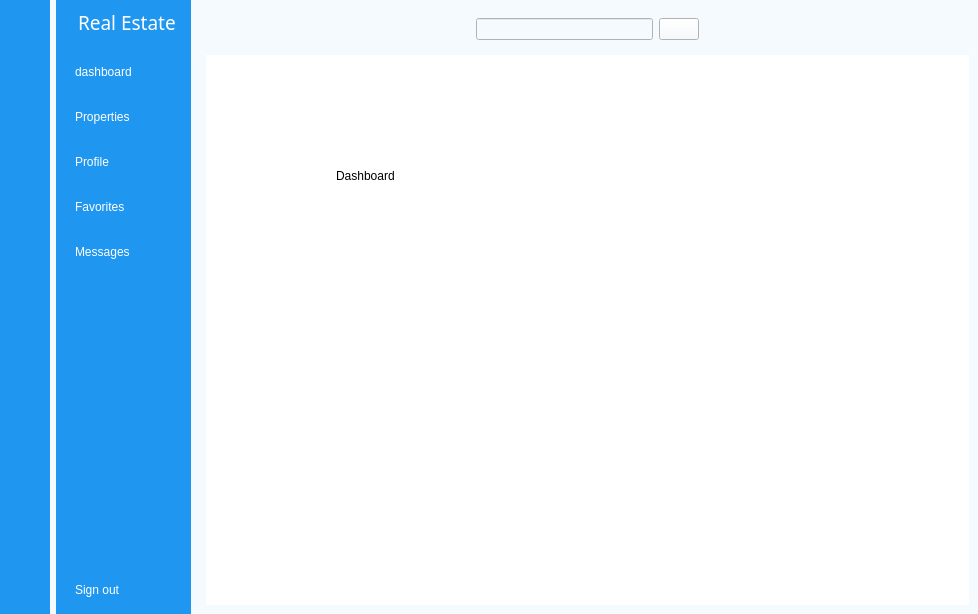
<?xml version="1.0" encoding="UTF-8"?>
<ui version="4.0">
 <class>AgentMenu</class>
 <widget class="QMainWindow" name="AgentMenu">
  <property name="geometry">
   <rect>
    <x>0</x>
    <y>0</y>
    <width>978</width>
    <height>614</height>
   </rect>
  </property>
  <property name="windowTitle">
   <string>MainWindow</string>
  </property>
  <property name="styleSheet">
   <string notr="true">background-color: rgb(245, 250, 254);</string>
  </property>
  <widget class="QWidget" name="centralwidget">
   <layout class="QGridLayout" name="gridLayout">
    <property name="leftMargin">
     <number>0</number>
    </property>
    <property name="topMargin">
     <number>0</number>
    </property>
    <property name="rightMargin">
     <number>0</number>
    </property>
    <property name="bottomMargin">
     <number>0</number>
    </property>
    <item row="0" column="0">
     <widget class="QWidget" name="icon_name_widget_2" native="true">
      <property name="styleSheet">
       <string notr="true">QWidget{
	
	background-color: rgb(31, 150, 239);
}

QPushButton{
	color:white;
	height:30px;
	border:none;
	font: 10pt &quot;PT Root UI&quot;;
	border-radius:10px
}

QPushButton:checked{
	background-color:#f5fafe;
	color:#1f95ef;
	font-weight:bold
	
}</string>
      </property>
      <layout class="QVBoxLayout" name="verticalLayout_3">
       <item>
        <layout class="QHBoxLayout" name="horizontalLayout_3">
         <item>
          <widget class="QLabel" name="label_4">
           <property name="text">
            <string/>
           </property>
           <property name="pixmap">
            <pixmap resource="res.qrc">:/white/icons/white/home.svg</pixmap>
           </property>
          </widget>
         </item>
        </layout>
       </item>
       <item>
        <layout class="QVBoxLayout" name="verticalLayout">
         <property name="spacing">
          <number>15</number>
         </property>
         <property name="topMargin">
          <number>15</number>
         </property>
         <item>
          <widget class="QPushButton" name="btn_dashboard1">
           <property name="text">
            <string/>
           </property>
           <property name="icon">
            <iconset resource="res.qrc">
             <normaloff>:/icons2/icons/icon2/dashboard_white.png</normaloff>
             <normalon>:/icons2/icons/icon2/dashboard.png</normalon>:/icons2/icons/icon2/dashboard_white.png</iconset>
           </property>
           <property name="checkable">
            <bool>true</bool>
           </property>
           <property name="autoExclusive">
            <bool>true</bool>
           </property>
          </widget>
         </item>
         <item>
          <widget class="QPushButton" name="btn_properties1">
           <property name="text">
            <string/>
           </property>
           <property name="icon">
            <iconset resource="res.qrc">
             <normaloff>:/white/icons/white/search.svg</normaloff>
             <normalon>:/icons2/icons/icon2/iconizer-search.svg</normalon>:/white/icons/white/search.svg</iconset>
           </property>
           <property name="checkable">
            <bool>true</bool>
           </property>
           <property name="autoExclusive">
            <bool>true</bool>
           </property>
          </widget>
         </item>
         <item>
          <widget class="QPushButton" name="btn_profile1">
           <property name="text">
            <string/>
           </property>
           <property name="icon">
            <iconset resource="res.qrc">
             <normaloff>:/icons2/icons/icon2/profile_white.png</normaloff>
             <normalon>:/icons2/icons/icon2/profile.png</normalon>:/icons2/icons/icon2/profile_white.png</iconset>
           </property>
           <property name="checkable">
            <bool>true</bool>
           </property>
           <property name="autoExclusive">
            <bool>true</bool>
           </property>
          </widget>
         </item>
         <item>
          <widget class="QPushButton" name="btn_favorites1">
           <property name="text">
            <string/>
           </property>
           <property name="icon">
            <iconset resource="res.qrc">
             <normaloff>:/white/icons/white/heart.svg</normaloff>
             <normalon>:/icons2/icons/icon2/iconizer-heart.svg</normalon>:/white/icons/white/heart.svg</iconset>
           </property>
           <property name="checkable">
            <bool>true</bool>
           </property>
           <property name="autoExclusive">
            <bool>true</bool>
           </property>
          </widget>
         </item>
         <item>
          <widget class="QPushButton" name="btn_messages1">
           <property name="text">
            <string/>
           </property>
           <property name="icon">
            <iconset resource="res.qrc">
             <normaloff>:/icons2/icons/icon2/messages_white.png</normaloff>
             <normalon>:/icons2/icons/icon2/messages.png</normalon>:/icons2/icons/icon2/messages_white.png</iconset>
           </property>
           <property name="checkable">
            <bool>true</bool>
           </property>
           <property name="autoExclusive">
            <bool>true</bool>
           </property>
          </widget>
         </item>
        </layout>
       </item>
       <item>
        <spacer name="verticalSpacer_3">
         <property name="orientation">
          <enum>Qt::Vertical</enum>
         </property>
         <property name="sizeHint" stdset="0">
          <size>
           <width>20</width>
           <height>246</height>
          </size>
         </property>
        </spacer>
       </item>
       <item>
        <widget class="QPushButton" name="btn_signout1">
         <property name="text">
          <string/>
         </property>
         <property name="icon">
          <iconset resource="res.qrc">
           <normaloff>:/icons2/icons/icon2/log_out_white.png</normaloff>
           <normalon>:/icons2/icons/icon2/log_out.png</normalon>:/icons2/icons/icon2/log_out_white.png</iconset>
         </property>
         <property name="checkable">
          <bool>true</bool>
         </property>
        </widget>
       </item>
      </layout>
     </widget>
    </item>
    <item row="0" column="1">
     <widget class="QWidget" name="icon_name_widget" native="true">
      <property name="styleSheet">
       <string notr="true">QWidget{
	background-color: rgb(31, 150, 239);
	color:white;
}

QPushButton{
	color:white;
	text-align:left;
	height:30px;
	font: 10pt &quot;PT Root UI&quot;;
	border:none;
	padding-left:10px;
	border-top-left-radius:10px;
	border-bottom-left-radius:10px;
}

QPushButton:checked{
	background-color:#f5fafe;
	color:#1f95ef;
	font-weight:bold

}</string>
      </property>
      <layout class="QVBoxLayout" name="verticalLayout_4">
       <property name="rightMargin">
        <number>0</number>
       </property>
       <item>
        <layout class="QHBoxLayout" name="horizontalLayout_2">
         <property name="rightMargin">
          <number>15</number>
         </property>
         <item>
          <widget class="QLabel" name="label_2">
           <property name="text">
            <string/>
           </property>
           <property name="pixmap">
            <pixmap resource="res.qrc">:/white/icons/white/home.svg</pixmap>
           </property>
          </widget>
         </item>
         <item>
          <widget class="QLabel" name="label_3">
           <property name="font">
            <font>
             <family>PT Root UI Bold</family>
             <pointsize>14</pointsize>
             <weight>9</weight>
             <italic>false</italic>
             <bold>false</bold>
            </font>
           </property>
           <property name="styleSheet">
            <string notr="true">font: 75 14pt &quot;PT Root UI Bold&quot;;</string>
           </property>
           <property name="text">
            <string>Real Estate</string>
           </property>
          </widget>
         </item>
        </layout>
       </item>
       <item>
        <layout class="QVBoxLayout" name="verticalLayout_2">
         <property name="spacing">
          <number>15</number>
         </property>
         <property name="topMargin">
          <number>15</number>
         </property>
         <item>
          <widget class="QPushButton" name="btn_dashboard2">
           <property name="text">
            <string>dashboard</string>
           </property>
           <property name="icon">
            <iconset resource="res.qrc">
             <normaloff>:/icons2/icons/icon2/dashboard_white.png</normaloff>
             <normalon>:/icons2/icons/icon2/dashboard.png</normalon>:/icons2/icons/icon2/dashboard_white.png</iconset>
           </property>
           <property name="checkable">
            <bool>true</bool>
           </property>
           <property name="autoExclusive">
            <bool>true</bool>
           </property>
          </widget>
         </item>
         <item>
          <widget class="QPushButton" name="btn_properties2">
           <property name="text">
            <string>Properties</string>
           </property>
           <property name="icon">
            <iconset resource="res.qrc">
             <normaloff>:/white/icons/white/search.svg</normaloff>
             <normalon>:/icons2/icons/icon2/iconizer-search.svg</normalon>:/white/icons/white/search.svg</iconset>
           </property>
           <property name="checkable">
            <bool>true</bool>
           </property>
           <property name="autoExclusive">
            <bool>true</bool>
           </property>
          </widget>
         </item>
         <item>
          <widget class="QPushButton" name="btn_profile2">
           <property name="text">
            <string>Profile</string>
           </property>
           <property name="icon">
            <iconset resource="res.qrc">
             <normaloff>:/icons2/icons/icon2/profile_white.png</normaloff>
             <normalon>:/icons2/icons/icon2/profile.png</normalon>:/icons2/icons/icon2/profile_white.png</iconset>
           </property>
           <property name="checkable">
            <bool>true</bool>
           </property>
           <property name="autoExclusive">
            <bool>true</bool>
           </property>
          </widget>
         </item>
         <item>
          <widget class="QPushButton" name="btn_favorites2">
           <property name="text">
            <string>Favorites</string>
           </property>
           <property name="icon">
            <iconset resource="res.qrc">
             <normaloff>:/white/icons/white/heart.svg</normaloff>
             <normalon>:/icons2/icons/icon2/iconizer-heart.svg</normalon>:/white/icons/white/heart.svg</iconset>
           </property>
           <property name="checkable">
            <bool>true</bool>
           </property>
           <property name="autoExclusive">
            <bool>true</bool>
           </property>
          </widget>
         </item>
         <item>
          <widget class="QPushButton" name="btn_messages2">
           <property name="text">
            <string>Messages</string>
           </property>
           <property name="icon">
            <iconset resource="res.qrc">
             <normaloff>:/icons2/icons/icon2/messages_white.png</normaloff>
             <normalon>:/icons2/icons/icon2/messages.png</normalon>:/icons2/icons/icon2/messages_white.png</iconset>
           </property>
           <property name="checkable">
            <bool>true</bool>
           </property>
           <property name="autoExclusive">
            <bool>true</bool>
           </property>
          </widget>
         </item>
        </layout>
       </item>
       <item>
        <spacer name="verticalSpacer_2">
         <property name="orientation">
          <enum>Qt::Vertical</enum>
         </property>
         <property name="sizeHint" stdset="0">
          <size>
           <width>20</width>
           <height>246</height>
          </size>
         </property>
        </spacer>
       </item>
       <item>
        <widget class="QPushButton" name="btn_signout2">
         <property name="text">
          <string>Sign out</string>
         </property>
         <property name="icon">
          <iconset resource="res.qrc">
           <normaloff>:/icons2/icons/icon2/log_out_white.png</normaloff>
           <normalon>:/icons2/icons/icon2/log_out.png</normalon>:/icons2/icons/icon2/log_out_white.png</iconset>
         </property>
         <property name="checkable">
          <bool>true</bool>
         </property>
        </widget>
       </item>
      </layout>
     </widget>
    </item>
    <item row="0" column="2">
     <widget class="QWidget" name="main_menu" native="true">
      <layout class="QVBoxLayout" name="verticalLayout_5">
       <item>
        <widget class="QWidget" name="header_widget" native="true">
         <layout class="QHBoxLayout" name="horizontalLayout_4">
          <item>
           <widget class="QPushButton" name="btn_nav_bar">
            <property name="styleSheet">
             <string notr="true">border:none;</string>
            </property>
            <property name="text">
             <string/>
            </property>
            <property name="icon">
             <iconset resource="res.qrc">
              <normaloff>:/icons2/icons/icon2/menu.png</normaloff>:/icons2/icons/icon2/menu.png</iconset>
            </property>
            <property name="checkable">
             <bool>true</bool>
            </property>
           </widget>
          </item>
          <item>
           <spacer name="horizontalSpacer_2">
            <property name="orientation">
             <enum>Qt::Horizontal</enum>
            </property>
            <property name="sizeHint" stdset="0">
             <size>
              <width>162</width>
              <height>20</height>
             </size>
            </property>
           </spacer>
          </item>
          <item>
           <layout class="QHBoxLayout" name="horizontalLayout">
            <item>
             <widget class="QLineEdit" name="lineEdit"/>
            </item>
            <item>
             <widget class="QPushButton" name="btn_search">
              <property name="text">
               <string/>
              </property>
              <property name="icon">
               <iconset resource="res.qrc">
                <normaloff>:/icons2/icons/icon2/search.png</normaloff>:/icons2/icons/icon2/search.png</iconset>
              </property>
             </widget>
            </item>
           </layout>
          </item>
          <item>
           <spacer name="horizontalSpacer">
            <property name="orientation">
             <enum>Qt::Horizontal</enum>
            </property>
            <property name="sizeHint" stdset="0">
             <size>
              <width>162</width>
              <height>20</height>
             </size>
            </property>
           </spacer>
          </item>
          <item>
           <widget class="QPushButton" name="btn_user">
            <property name="styleSheet">
             <string notr="true">border:none;</string>
            </property>
            <property name="text">
             <string/>
            </property>
            <property name="icon">
             <iconset resource="res.qrc">
              <normaloff>:/icons2/icons/icon2/image.png</normaloff>:/icons2/icons/icon2/image.png</iconset>
            </property>
           </widget>
          </item>
         </layout>
        </widget>
       </item>
       <item>
        <widget class="SlideAniStackedWidget" name="SlideAniStackedWidget">
         <property name="styleSheet">
          <string notr="true">background-color: rgb(255, 255, 255);</string>
         </property>
         <widget class="QWidget" name="page_dashborad">
          <widget class="TitleLabel" name="TitleLabel">
           <property name="geometry">
            <rect>
             <x>130</x>
             <y>70</y>
             <width>261</width>
             <height>101</height>
            </rect>
           </property>
           <property name="text">
            <string>Dashboard</string>
           </property>
          </widget>
         </widget>
         <widget class="QWidget" name="page_properties">
          <widget class="TitleLabel" name="TitleLabel_2">
           <property name="geometry">
            <rect>
             <x>190</x>
             <y>120</y>
             <width>191</width>
             <height>121</height>
            </rect>
           </property>
           <property name="text">
            <string>Properties</string>
           </property>
          </widget>
         </widget>
         <widget class="QWidget" name="page_profile">
          <widget class="TitleLabel" name="TitleLabel_3">
           <property name="geometry">
            <rect>
             <x>250</x>
             <y>170</y>
             <width>123</width>
             <height>38</height>
            </rect>
           </property>
           <property name="text">
            <string>Profile</string>
           </property>
          </widget>
         </widget>
         <widget class="QWidget" name="page_favorites">
          <widget class="TitleLabel" name="TitleLabel_4">
           <property name="geometry">
            <rect>
             <x>270</x>
             <y>140</y>
             <width>123</width>
             <height>38</height>
            </rect>
           </property>
           <property name="text">
            <string>Favorites</string>
           </property>
          </widget>
         </widget>
         <widget class="QWidget" name="page_messages">
          <widget class="TitleLabel" name="TitleLabel_5">
           <property name="geometry">
            <rect>
             <x>240</x>
             <y>190</y>
             <width>123</width>
             <height>38</height>
            </rect>
           </property>
           <property name="text">
            <string>Messages</string>
           </property>
          </widget>
         </widget>
        </widget>
       </item>
      </layout>
     </widget>
    </item>
   </layout>
  </widget>
 </widget>
 <customwidgets>
  <customwidget>
   <class>SlideAniStackedWidget</class>
   <extends>QStackedWidget</extends>
   <header>qfluentwidgetspro</header>
   <container>1</container>
  </customwidget>
  <customwidget>
   <class>TitleLabel</class>
   <extends>QLabel</extends>
   <header>qfluentwidgets</header>
  </customwidget>
 </customwidgets>
 <resources>
  <include location="res.qrc"/>
 </resources>
 <connections>
  <connection>
   <sender>btn_messages1</sender>
   <signal>toggled(bool)</signal>
   <receiver>btn_messages2</receiver>
   <slot>setChecked(bool)</slot>
   <hints>
    <hint type="sourcelabel">
     <x>58</x>
     <y>298</y>
    </hint>
    <hint type="destinationlabel">
     <x>171</x>
     <y>294</y>
    </hint>
   </hints>
  </connection>
  <connection>
   <sender>btn_favorites1</sender>
   <signal>toggled(bool)</signal>
   <receiver>btn_favorites2</receiver>
   <slot>setChecked(bool)</slot>
   <hints>
    <hint type="sourcelabel">
     <x>58</x>
     <y>243</y>
    </hint>
    <hint type="destinationlabel">
     <x>161</x>
     <y>248</y>
    </hint>
   </hints>
  </connection>
  <connection>
   <sender>btn_profile1</sender>
   <signal>toggled(bool)</signal>
   <receiver>btn_profile2</receiver>
   <slot>setChecked(bool)</slot>
   <hints>
    <hint type="sourcelabel">
     <x>43</x>
     <y>205</y>
    </hint>
    <hint type="destinationlabel">
     <x>139</x>
     <y>203</y>
    </hint>
   </hints>
  </connection>
  <connection>
   <sender>btn_properties1</sender>
   <signal>toggled(bool)</signal>
   <receiver>btn_properties2</receiver>
   <slot>setChecked(bool)</slot>
   <hints>
    <hint type="sourcelabel">
     <x>48</x>
     <y>160</y>
    </hint>
    <hint type="destinationlabel">
     <x>192</x>
     <y>159</y>
    </hint>
   </hints>
  </connection>
  <connection>
   <sender>btn_dashboard1</sender>
   <signal>toggled(bool)</signal>
   <receiver>btn_dashboard2</receiver>
   <slot>setChecked(bool)</slot>
   <hints>
    <hint type="sourcelabel">
     <x>39</x>
     <y>113</y>
    </hint>
    <hint type="destinationlabel">
     <x>182</x>
     <y>115</y>
    </hint>
   </hints>
  </connection>
  <connection>
   <sender>btn_dashboard2</sender>
   <signal>toggled(bool)</signal>
   <receiver>btn_dashboard1</receiver>
   <slot>setChecked(bool)</slot>
   <hints>
    <hint type="sourcelabel">
     <x>116</x>
     <y>104</y>
    </hint>
    <hint type="destinationlabel">
     <x>50</x>
     <y>108</y>
    </hint>
   </hints>
  </connection>
  <connection>
   <sender>btn_properties2</sender>
   <signal>toggled(bool)</signal>
   <receiver>btn_properties1</receiver>
   <slot>setChecked(bool)</slot>
   <hints>
    <hint type="sourcelabel">
     <x>120</x>
     <y>149</y>
    </hint>
    <hint type="destinationlabel">
     <x>63</x>
     <y>155</y>
    </hint>
   </hints>
  </connection>
  <connection>
   <sender>btn_profile2</sender>
   <signal>toggled(bool)</signal>
   <receiver>btn_profile1</receiver>
   <slot>setChecked(bool)</slot>
   <hints>
    <hint type="sourcelabel">
     <x>121</x>
     <y>210</y>
    </hint>
    <hint type="destinationlabel">
     <x>53</x>
     <y>209</y>
    </hint>
   </hints>
  </connection>
  <connection>
   <sender>btn_favorites2</sender>
   <signal>toggled(bool)</signal>
   <receiver>btn_favorites1</receiver>
   <slot>setChecked(bool)</slot>
   <hints>
    <hint type="sourcelabel">
     <x>127</x>
     <y>255</y>
    </hint>
    <hint type="destinationlabel">
     <x>68</x>
     <y>256</y>
    </hint>
   </hints>
  </connection>
  <connection>
   <sender>btn_messages2</sender>
   <signal>toggled(bool)</signal>
   <receiver>btn_messages1</receiver>
   <slot>setChecked(bool)</slot>
   <hints>
    <hint type="sourcelabel">
     <x>123</x>
     <y>298</y>
    </hint>
    <hint type="destinationlabel">
     <x>52</x>
     <y>300</y>
    </hint>
   </hints>
  </connection>
  <connection>
   <sender>btn_nav_bar</sender>
   <signal>toggled(bool)</signal>
   <receiver>icon_name_widget_2</receiver>
   <slot>setHidden(bool)</slot>
   <hints>
    <hint type="sourcelabel">
     <x>351</x>
     <y>37</y>
    </hint>
    <hint type="destinationlabel">
     <x>70</x>
     <y>380</y>
    </hint>
   </hints>
  </connection>
  <connection>
   <sender>btn_nav_bar</sender>
   <signal>toggled(bool)</signal>
   <receiver>icon_name_widget</receiver>
   <slot>setVisible(bool)</slot>
   <hints>
    <hint type="sourcelabel">
     <x>360</x>
     <y>46</y>
    </hint>
    <hint type="destinationlabel">
     <x>230</x>
     <y>436</y>
    </hint>
   </hints>
  </connection>
  <connection>
   <sender>btn_signout1</sender>
   <signal>toggled(bool)</signal>
   <receiver>AgentMenu</receiver>
   <slot>close()</slot>
   <hints>
    <hint type="sourcelabel">
     <x>50</x>
     <y>586</y>
    </hint>
    <hint type="destinationlabel">
     <x>36</x>
     <y>667</y>
    </hint>
   </hints>
  </connection>
  <connection>
   <sender>btn_signout2</sender>
   <signal>toggled(bool)</signal>
   <receiver>AgentMenu</receiver>
   <slot>close()</slot>
   <hints>
    <hint type="sourcelabel">
     <x>172</x>
     <y>588</y>
    </hint>
    <hint type="destinationlabel">
     <x>163</x>
     <y>696</y>
    </hint>
   </hints>
  </connection>
 </connections>
</ui>
